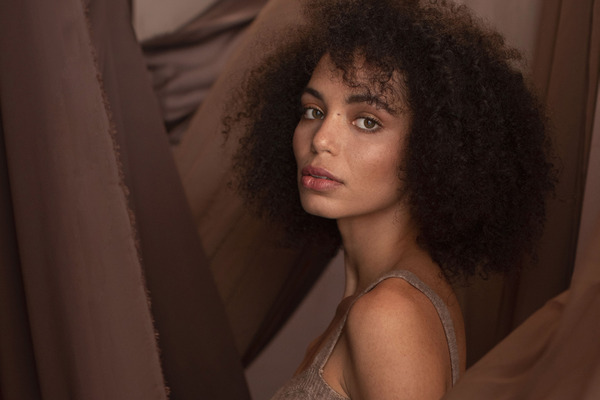
#> input picture Lab 06/image.jpg, 600 x 400 px
$ jupyter execute e19310lab06.ipynb   (older library calls are emulated)
#> lines starting #> are read from the running program, lines starting #| are printed output that depends on the picture; after the words box and inside, x2 and y2 are one past the last pixel; in counts of white or black regions, pixels touching at a corner belong together
[cell 1]
import cv2
import numpy as np
import matplotlib.pyplot as plt

[cell 2]
# Defining required functions
def show_2_images(image1, image2, title1, title2):

    fig, ax = plt.subplots(1, 2, figsize=(10, 5))

    ax[0].imshow(image1, cmap='gray')
    ax[0].set_title(title1)

    ax[1].imshow( image2, cmap='gray')
    ax[1].set_title(title2)

    plt.show()

def show_3_images(image1, image2, image3, title1, title2, title3):

    fig, ax = plt.subplots(1, 3, figsize=(15, 5))

    ax[0].imshow(image1, cmap='gray')
    ax[0].set_title(title1)

    ax[1].imshow( image2, cmap='gray')
    ax[1].set_title(title2)

    ax[2].imshow( image3, cmap='gray')
    ax[2].set_title(title3)

    plt.show()

[cell 3]
# Load the image
img = plt.imread('image.jpg')
#> img is the input picture: shape (400, 600, 3); mean R, G, B 69, 44.1, 35.4

[cell 4]
# Sobel Edge Detection
def sobel_edge_detection(img):
    # Convert the image to grayscale
    gray = cv2.cvtColor(img, cv2.COLOR_BGR2GRAY)

    # Apply Gaussian Blur
    blur = cv2.GaussianBlur(gray, (3, 3), 0)

    # Apply Sobel operator in X direction
    sobelx = cv2.Sobel(blur, cv2.CV_64F, 1, 0, ksize=5)

    # Apply Sobel operator in Y direction
    sobely = cv2.Sobel(blur, cv2.CV_64F, 0, 1, ksize=5)
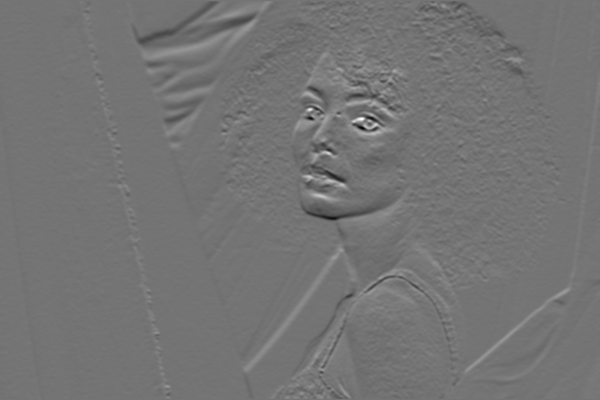
#> sobely: shape (400, 600) float64; min -3246, max 3853, mean -2.7; drawn with min black and max white

    # Calculate the gradient magnitude
    magnitude = np.sqrt(sobelx**2 + sobely**2)

    return magnitude

[cell 5]
sobel_img = sobel_edge_detection(img)
show_2_images(img, sobel_img, 'Original Image', 'Sobel Edge Detection')

[cell 6]
# Laplacian Edge Detection
def laplacian_edge_detection(img):
    # Convert the image to grayscale
    gray = cv2.cvtColor(img, cv2.COLOR_BGR2GRAY)

    # Apply Gaussian Blur
    blur = cv2.GaussianBlur(gray, (3, 3), 0)

    # Apply Laplacian operator
    laplacian = cv2.Laplacian(blur, cv2.CV_64F)
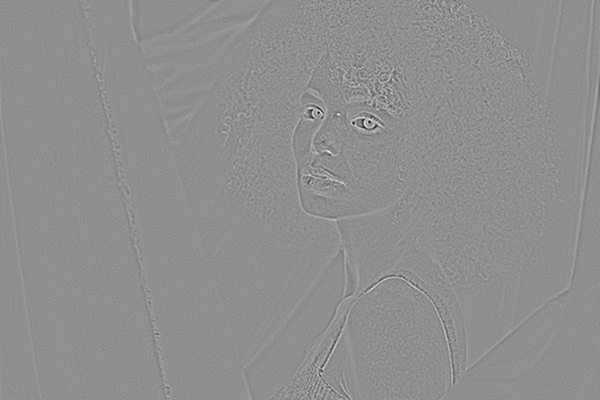
#> laplacian: shape (400, 600) float64; min -67, max 52, mean 0; drawn with min black and max white

    return laplacian

[cell 7]
laplacian_img = laplacian_edge_detection(img)
show_2_images(img, laplacian_img, 'Original Image', 'Laplacian Edge Detection')

[cell 8]
# Canny Edge Detection
def canny_edge_detection(img):

    # Apply Gaussian Blur
    blur = cv2.GaussianBlur(img, (3, 3), 0)
#> blur: shape (400, 600, 3)

    # Apply Canny Edge Detection
    canny = cv2.Canny(blur, 100, 150)
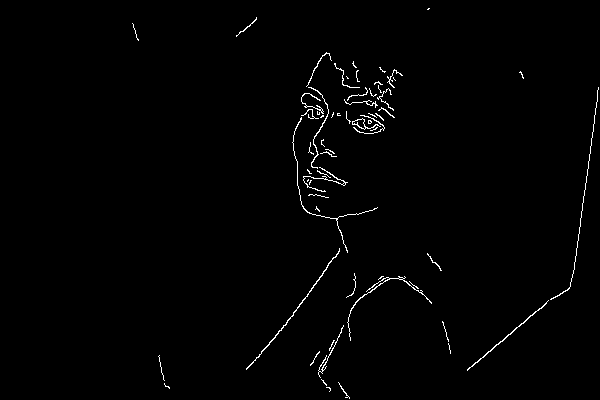
#> canny: shape (400, 600); 1.1% white in thin lines or dots, all inside (x1, y1, x2, y2) = (132, 8, 599, 399)

    return canny

[cell 9]
canny_img = canny_edge_detection(img)
show_2_images(img, canny_img, 'Original Image', 'Canny Edge Detection')

Sobel Edge Detection:

    Provides gradients in both x and y directions which can be combined.
    It is sensitive to noise and generally not as clean as Canny.
    It is useful for detecting edges in a specific orientation.

Laplacian Edge Detection:

    Highlights regions of rapid intensity change.
    Isotropic, so it detects edges regardless of orientation.
    More sensitive to noise compared to Sobel.

Canny Edge Detection:

    More sophisticated and accurate.
    Includes steps for noise reduction, making it less sensitive to noise.
    Provides thin and clean edges due to non-maximum suppression and edge tracking by hysteresis.
    It is generally preferred for its accuracy and ability to detect true edges.

[cell 10]
# Load the image
image = cv2.imread('jigsaw.jpg')
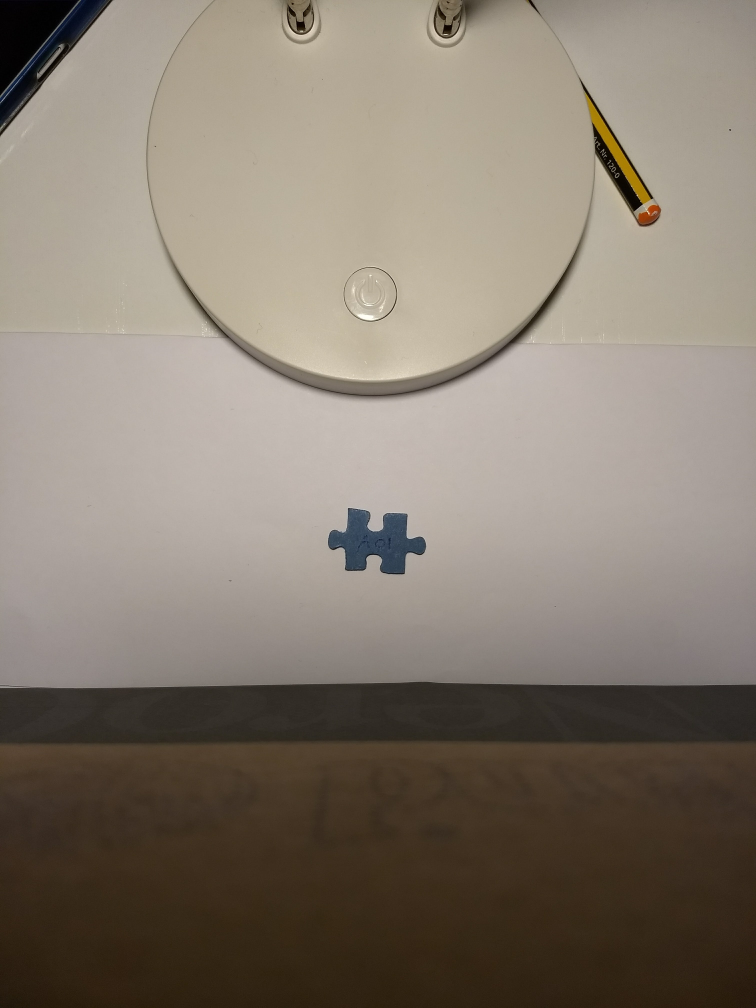
#> input picture Lab 06/jigsaw.jpg, 3024 x 4032 px (shown at 1/4 size)
#> image is the input picture: shape (4032, 3024, 3); mean B, G, R 111.1, 123.2, 133.5
image_rgb = cv2.cvtColor(image, cv2.COLOR_BGR2RGB)

# Define the cropping coordinates
x_start, y_start, x_end, y_end = 1250, 2000, 1750, 2350

# Crop the image
cropped_image = image_rgb[y_start:y_end, x_start:x_end]

[cell 11]
show_2_images(image_rgb, cropped_image, 'Original Image', 'Cropped Image')

[cell 12]
gray_image = cropped_image.mean(axis=2)

# Apply Gaussian Blurring
blurred_image = cv2.GaussianBlur(gray_image, (5, 5), 0)

# Apply Thresholding
_, thresholded_image = cv2.threshold(blurred_image, 127, 255, cv2.THRESH_BINARY)
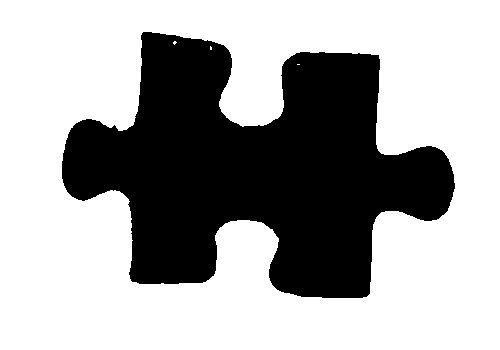
#> thresholded_image: shape (350, 500) float64; 65.6% white; 1 black region, box (x1, y1, x2, y2) and area: (62, 32, 455, 298) 60250

thresholded_image = thresholded_image.astype('uint8')

show_3_images(gray_image, blurred_image, thresholded_image, 'Gray Image', 'Blurred Image', 'Thresholded Image')

[cell 13]
cannyImg = canny_edge_detection(thresholded_image)
#> in canny_edge_detection (call 2), `canny = cv2.Canny(blur, 100, 150)`:
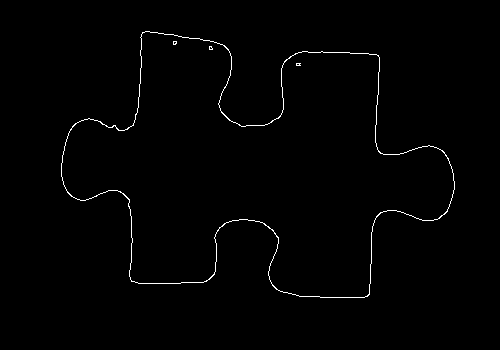
#> canny: shape (350, 500); 0.89% white in thin lines or dots, all inside (x1, y1, x2, y2) = (61, 31, 455, 298)
plt.imshow(cannyImg, cmap='gray')

[cell 14]
def hough_line_detection(edges, img):
    # Adjust rho, theta, and threshold parameters based on your specific image
    lines = cv2.HoughLines(edges, rho=2, theta=np.pi/360, threshold=80)
#> lines = [[380, 0.0349], [382, 0.0436], [144, 0.0524], [142, 0.0436], [378, 0.0262], [270, 1.65], [46, 1.59]]

    # Draw the lines on a copy of the image
    img_copy = img.copy()
    if lines is not None:
        for line in lines:
            rho, theta = line[0]
            a = np.cos(theta)
            b = np.sin(theta)
            x0 = a * rho
            y0 = b * rho
            x1 = int(x0 + 1000 * (-b))
            y1 = int(y0 + 1000 * (a))
            x2 = int(x0 - 1000 * (-b))
            y2 = int(y0 - 1000 * (a))
            cv2.line(img_copy, (x1, y1), (x2, y2), (0, 0, 255), 2)  # Red color in BGR format
#> this loop made 7 passes
#> (rho, theta, a, b, x0, y0, x1, y1) on passes 1 to 7: (380, 0.0349, 0.999, 0.0349, 379.8, 13.26, 344, 1012), (382, 0.0436, 0.999, 0.0436, 381.6, 16.66, 338, 1015), (144, 0.0524, 0.999, 0.0523, 143.8, 7.54, 91, 1006), (142, 0.0436, 0.999, 0.0436, 141.9, 6.19, 98, 1005), (378, 0.0262, 1, 0.0262, 377.9, 9.89, 351, 1009), (270, 1.65, -0.0785, 0.997, -21.18, 269.2, -1018, 190), (46, 1.59, -0.0175, 1, -0.803, 45.99, -1000, 28)
#> img_copy: shape (350, 500, 3); mean R, G, B 131.7, 131.1, 140.4
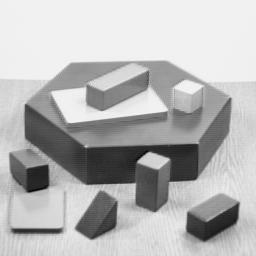
#> input picture Lab 06/blox.jpg, 256 x 256 px
#> further down, img is the input picture: shape (256, 256, 3); min 0, max 252, mean 182.8

    return img_copy

[cell 15]
# Detect lines using Hough Transform
img_with_lines = hough_line_detection(cannyImg, cropped_image)

# Display the result
plt.imshow(img_with_lines, cmap='gray')
plt.title('Detected Lines (Hough Transform)')
plt.axis('off')
plt.show()

Rho (ρ) determines how finely distances are measured from the origin to detect lines. Smaller rho values give more precise results but require more computation. Larger rho values are faster but might miss details.

Theta (θ) decides the angular resolution for detecting lines of different orientations. Smaller theta values detect lines more accurately but are slower. Larger theta values are faster but might confuse lines that are nearly parallel or perpendicular.

Threshold sets the minimum votes needed in the Hough space to confirm a line. A higher threshold avoids detecting noise but might miss faint lines. A lower threshold detects more lines, including noise.

[cell 16]
def apply_harris(img):
    gray = cv2.cvtColor(img, cv2.COLOR_BGR2GRAY)
#> gray: shape (256, 256)
    gray = np.float32(gray)
    harris_corners = cv2.cornerHarris(gray, blockSize=2, ksize=3, k=0.04)
    harris_corners = cv2.dilate(harris_corners, None)
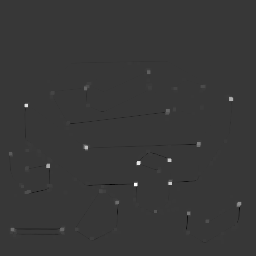
#> harris_corners: shape (256, 256) float32; min -2162714.8, max 7744669, mean 13098.9; drawn with min black and max white
    img_copy = img.copy()  # Create a writable copy of the image
    img_copy[harris_corners > 0.01 * harris_corners.max()] = [0, 0, 255]  # Red color for Harris corners
#> img_copy: shape (256, 256, 3)
    return img_copy

[cell 17]
img = plt.imread('blox.jpg')

harris_img = apply_harris(img)
show_2_images(img, harris_img, 'Original Image', 'Harris Corners')

[cell 18]
def apply_shi_tomasi(img):
    gray = cv2.cvtColor(img, cv2.COLOR_BGR2GRAY)
    corners = cv2.goodFeaturesToTrack(gray, maxCorners=100, qualityLevel=0.01, minDistance=10)
#> corners = 100 rows, first 8: [138, 162], [230, 98], [135, 184], [47, 165], [168, 159], [26, 105], [238, 203], [85, 146]
    corners = np.intp(corners)
    img_copy = img.copy()  # Create a writable copy of the image
    for corner in corners:
        x, y = corner.ravel()
        cv2.circle(img_copy, (x, y), 3, (0, 255, 0), -1)  # Green color for Shi-Tomasi corners
#> this loop made 100 passes
#> (x, y) on passes 1 to 12: (138, 162), (230, 98), (135, 184), (47, 165), (168, 159), (26, 105), (238, 203), (85, 146), (61, 229), (169, 182), (198, 142), (12, 229)
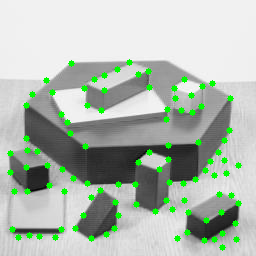
#> img_copy: shape (256, 256, 3); 4.43% of pixels changed, all inside (x1, y1, x2, y2) = (7, 59, 242, 251)
    return img_copy

[cell 19]
shi_tomasi_img = apply_shi_tomasi(img)
show_2_images(img, shi_tomasi_img, 'Original Image', 'Shi-Tomasi Corners')

[cell 20]
def apply_sift(img):
    gray = cv2.cvtColor(img, cv2.COLOR_BGR2GRAY)
    sift = cv2.SIFT_create()
    keypoints, descriptors = sift.detectAndCompute(gray, None)
#> keypoints = 187 keypoints; strongest (x, y, size): (35, 180, 18.6), (154, 161, 12.2), (204, 228, 22), (99, 222, 23.1)
    img_copy = img.copy()  # Create a writable copy of the image
    img_copy = cv2.drawKeypoints(img_copy, keypoints, None, color=(255, 0, 0))  # Blue color for SIFT keypoints
    return img_copy

[cell 21]
sift_img = apply_sift(img)
show_2_images(img, sift_img, 'Original Image', 'SIFT Keypoints')

[cell 22]
gray = cv2.cvtColor(cropped_image, cv2.COLOR_BGR2GRAY)
#> gray: shape (350, 500)

# Shi-Tomasi Corner Detection
shi_tomasi_corners = cv2.goodFeaturesToTrack(gray, 10, 0.01, 10)
#> shi_tomasi_corners = [[128, 204], [143, 33], [378, 55], [115, 125], [99, 122], [173, 43], [130, 273], [225, 52], [367, 292], [213, 48]]
shi_tomasi_corners = np.int0(shi_tomasi_corners)

# Plot the results
for corner in shi_tomasi_corners:
    x = corner[0][0]
    y = corner[0][1]

    #filtration to get the required points only based on observation
    if x < 120 or (x>145 and x<360) or (y>100 and y<250) :
        continue
    x, y = corner.ravel()
    cv2.circle(cropped_image, (x, y), 5, 255, -1)
#> this loop made 10 passes
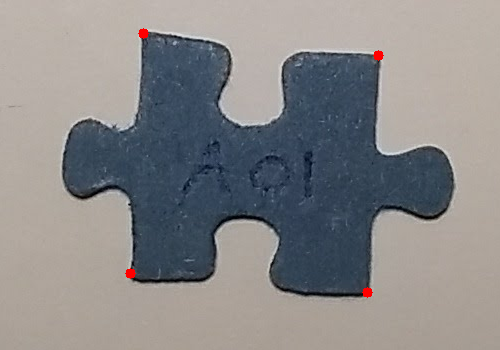
#> cropped_image: shape (350, 500, 3); mean R, G, B 136.8, 135.6, 136.2
plt.imshow(cropped_image, cmap='gray')
